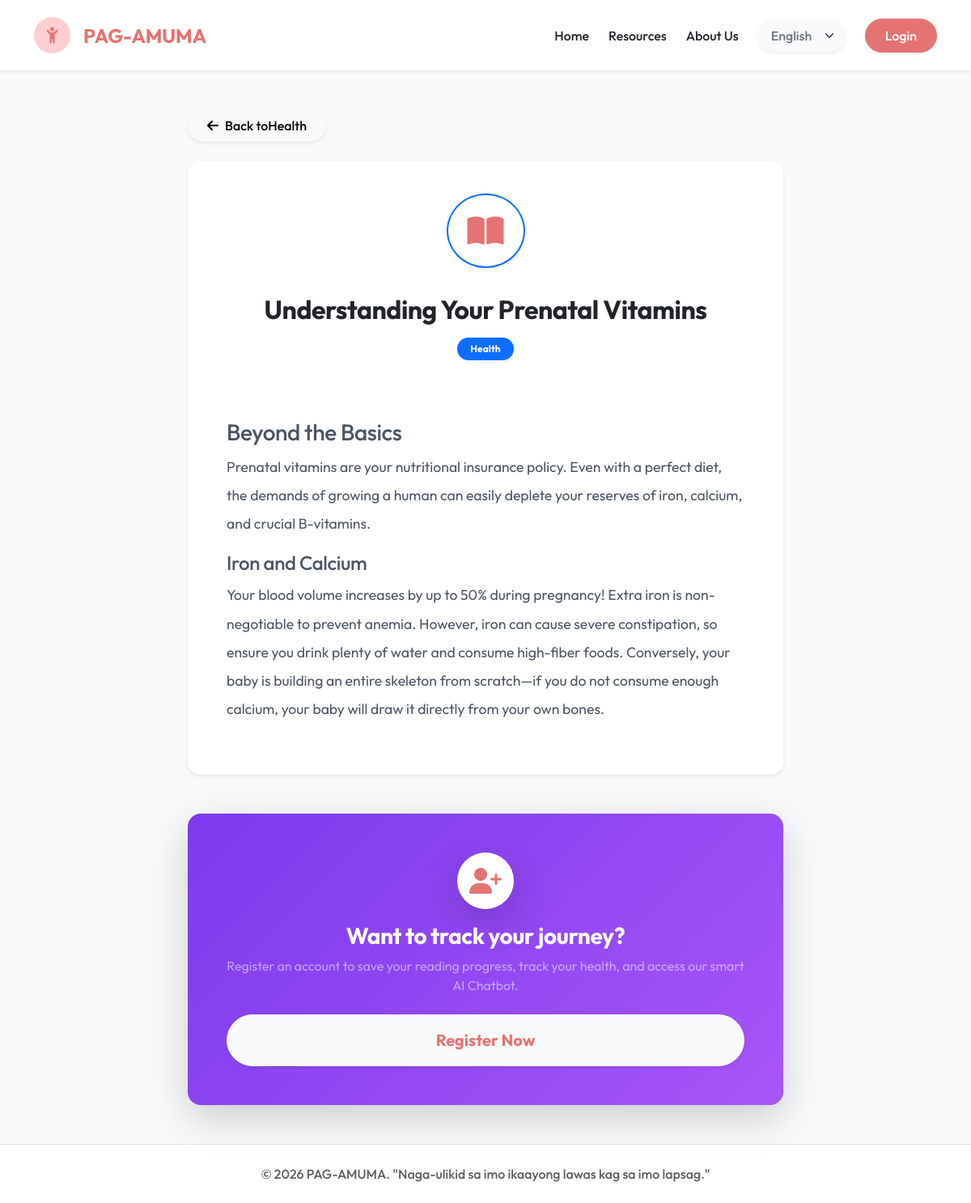
/guest_read.php?id=4, run on the app's committed database.
### tables this page shows
CREATE TABLE IF NOT EXISTS `educational_modules` (
  `id` INT AUTO_INCREMENT PRIMARY KEY,
  `category` ENUM('health', 'parenting', 'emotional') NOT NULL,
  `title_en` VARCHAR(255) NOT NULL,
  `title_hil` VARCHAR(255) NOT NULL,
  `title_tl` VARCHAR(255) NOT NULL,
  `content_en` MEDIUMTEXT NOT NULL,
  `content_hil` MEDIUMTEXT NOT NULL,
  `content_tl` MEDIUMTEXT NOT NULL,
  `created_at` TIMESTAMP DEFAULT CURRENT_TIMESTAMP
);

### guest_read.php (the view, shortened to what this page needs)
<?php
require_once 'config/db.php';
$article_id = $_GET['id'] ?? 0;
$stmt = $pdo->prepare("SELECT * FROM educational_modules WHERE id = ?");
$stmt->execute([$article_id]);
$article = $stmt->fetch();
?>
<!DOCTYPE html>
<html lang="en">
<head>
    <link href="https://cdn.jsdelivr.net/npm/bootstrap@5.3.2/dist/css/bootstrap.min.css" rel="stylesheet">
    <link rel="stylesheet" href="assets/css/style.css">
    <link rel="stylesheet" href="https://cdnjs.cloudflare.com/ajax/libs/font-awesome/6.4.0/css/all.min.css">
</head>
<body class="bg-light">
    <nav class="navbar navbar-expand-lg navbar-light bg-white py-3 shadow-sm sticky-top">
        <div class="container">
            <a class="navbar-brand d-flex align-items-center" href="index.php">
                <div class="logo-circle-mobile me-3 d-flex align-items-center justify-content-center" style="width:45px;height:45px;background-color:var(--primary-light);border-radius:50%;">
                    <i class="fa-solid fa-child-reaching text-primary fs-5"></i>
                </div>
                <span class="fw-bold text-primary fs-4">PAG-AMUMA</span>
            </a>
            <div class="collapse navbar-collapse" id="navbarNav">
                <ul class="navbar-nav ms-auto align-items-center mt-3 mt-lg-0">
                    <li class="nav-item me-lg-4 mb-2 mb-lg-0">
                        <a class="nav-link fw-medium text-dark px-0 hover-primary" href="index.php" data-i18n="nav_home">Home</a>
                    </li>
                    <li class="nav-item me-lg-4 mb-2 mb-lg-0">
                        <a class="nav-link fw-medium text-dark px-0 hover-primary" href="index.php#resources" data-i18n="nav_resources">Resources</a>
                    </li>
                    <li class="nav-item me-lg-4 mb-2 mb-lg-0">
                        <a class="nav-link fw-medium text-dark px-0 hover-primary" href="index.php#about" data-i18n="nav_about">About Us</a>
                    </li>
                    <li class="nav-item me-lg-4 mb-3 mb-lg-0">
                        <select class="form-select border-0 bg-light text-secondary fw-medium shadow-sm py-2 px-3 rounded-pill" id="languageSelector">
                            <option value="en">English</option>
                        </select>
                    </li>
                    <li class="nav-item">
                        <a class="btn btn-primary px-4 py-2 rounded-pill fw-medium shadow-sm w-100" href="login.php" data-i18n="nav_login_btn">Login</a>
                    </li>
                </ul>
            </div>
        </div>
    </nav>
    <div class="container py-5 min-vh-100">
        <div class="row justify-content-center">
            <div class="col-lg-8">
                <a href="guest_modules.php?category=<?= htmlspecialchars($article['category']) ?>" class="btn btn-light rounded-pill mb-4 shadow-sm fw-medium border-0 px-4 py-2 d-inline-flex align-items-center"><i class="fa-solid fa-arrow-left me-2"></i> <span data-i18n="back_to">Back to</span> <?= ucfirst($article['category']) ?></a>
                <div class="card border-0 shadow-sm rounded-4 overflow-hidden mb-5 bg-white">
                    <div class="bg-primary-light p-4 text-center">
                        <i class="fa-solid fa-book-open fs-1 text-primary border border-2 border-primary rounded-circle p-4 bg-white shadow-sm my-3"></i>
                        <h2 class="fw-bold text-dark mt-3 mb-2 px-3">
                            <span class="lang-en"><?= htmlspecialchars($article['title_en']) ?></span>
                        </h2>
                        <span class="badge bg-primary text-white px-3 py-2 rounded-pill shadow-sm mt-2"><?= ucfirst($article['category']) ?></span>
                    </div>
                    <div class="card-body p-4 p-md-5">
                        <div class="reading-content lh-lg" style="font-size: 1.1rem; color: #4B5563;">
                            <div class="lang-en"><?= $article['content_en'] ?></div>
                        </div>
                    </div>
                </div>
                <div class="card border-0 shadow-lg rounded-4 p-5 text-center mt-4" style="background: linear-gradient(135deg, #7c3aed, #a855f7);">
                    <div class="bg-white text-primary rounded-circle d-flex align-items-center justify-content-center mx-auto mb-3 shadow-lg" style="width: 70px; height: 70px;">
                        <i class="fa-solid fa-user-plus fs-2"></i>
                    </div>
                    <h3 class="fw-bold text-white mb-2">Want to track your journey?</h3>
                    <p class="text-white-50 mb-4">Register an account to save your reading progress, track your health, and access our smart AI Chatbot.</p>
                    <a href="register.php" class="btn btn-light btn-lg rounded-pill fw-bold text-primary shadow-sm px-5 py-3">Register Now</a>
                </div>
            </div>
        </div>
    </div>
    <footer class="bg-white py-4 border-top mt-auto">
        <div class="container text-center">
            <p class="text-muted mb-0 fw-medium">&copy; 2026 PAG-AMUMA. "Naga-ulikid sa imo ikaayong lawas kag sa imo lapsag."</p>
        </div>
    </footer>
</body>
</html>

### assets/css/style.css (style rules this page uses)
:root { --primary-color: #e57373; --primary-hover: #ef5350; --primary-light: #ffcdd2; --primary-soft: #fff5f5; --secondary-color: #ffb74d; --accent-purple: #7c3aed; --accent-teal: #0d9488; --text-dark: #1e293b; --text-muted: #64748b; --bg-light: #f8fafc; --white: #ffffff; --border-subtle: rgba(0, 0, 0, 0.06); --shadow-sm: 0 2px 8px rgba(0,0,0,0.04); --shadow-md: 0 8px 24px -4px rgba(0,0,0,0.06); --shadow-lg: 0 16px 36px -6px rgba(229, 115, 115, 0.18), 0 6px 16px -2px rgba(0,0,0,0.04); }
html { scroll-behavior: smooth; }
body { font-family: 'Outfit', sans-serif; background-color: var(--bg-light); color: var(--text-dark); -webkit-font-smoothing: antialiased; }
h1, h2, h3, h4, h5, h6, .display-3, .display-4, .display-5, .display-6 { text-wrap: balance; letter-spacing: -0.015em; }
.logo-circle-mobile { width: 70px; height: 70px; background-color: var(--primary-light); border-radius: 50%; display: flex; align-items: center; justify-content: center; }
.btn-primary { background-color: var(--primary-color); border-color: var(--primary-color); transition: all 0.3s ease; box-shadow: 0 4px 15px rgba(229, 115, 115, 0.3); border-radius: 8px; }
.text-primary { color: var(--primary-color) !important; }

### data on the page
educational_modules: category "Health", title_en "Understanding Your Prenatal Vitamins", content_en "Beyond the Basics Prenatal vitamins are your nutritional insurance policy. Even with a perfect diet, the demands of growing a human can easily deplete your reserves of iron, calcium, and crucial B-vitamins. Iron and Calcium Your blood volume increases by up to 50% during pregnancy! Extra iron is non-negotiable to prevent anemia. However, iron can cause severe constipation, so ensure you drink plenty of water and consume high-fiber foods. Conversely, your baby is building an entire skeleton from scratch—if you do not consume enough calcium, your baby will draw it directly from your own bones."
